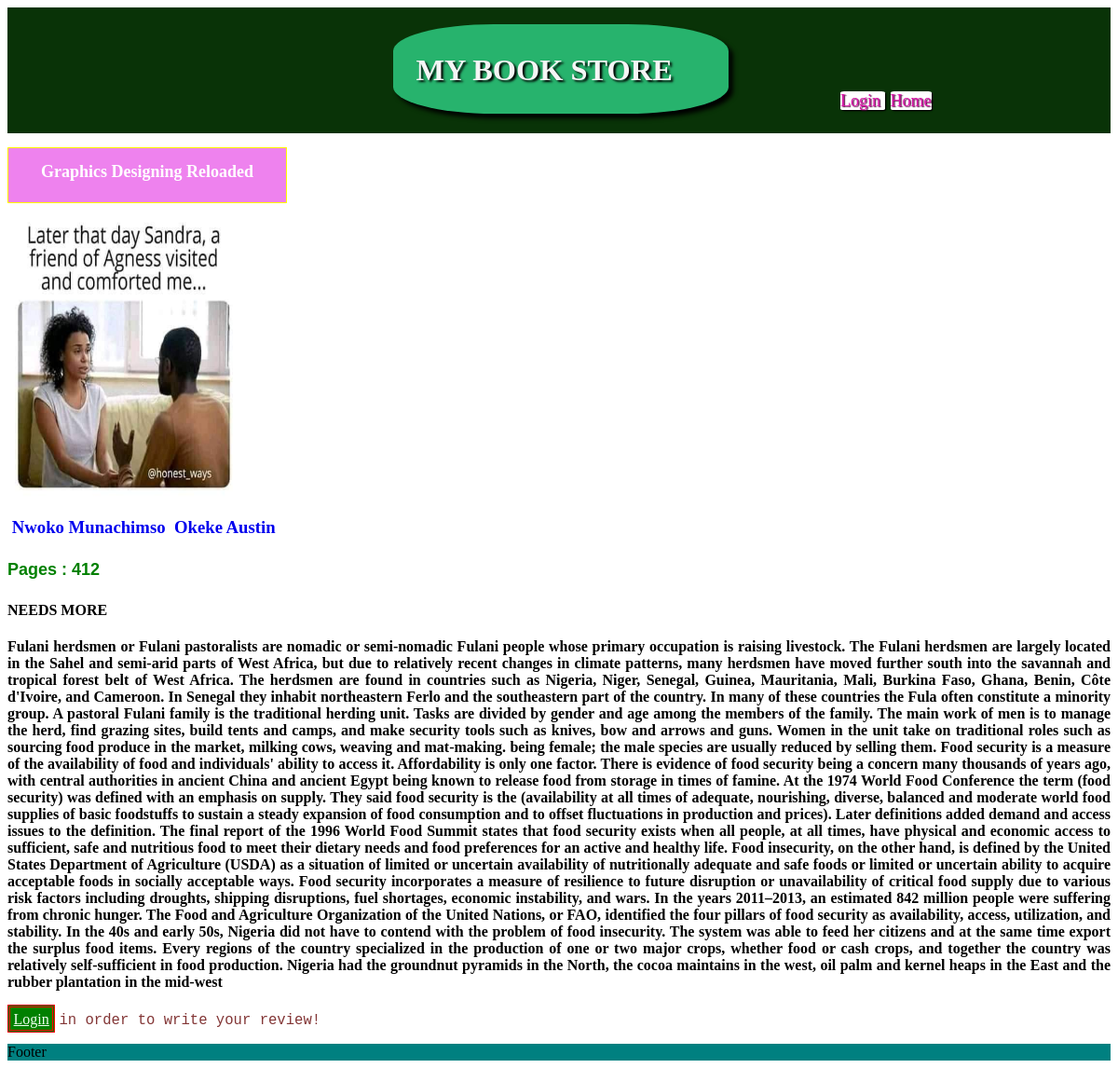
/MyApp/3/, run on an earlier commit of the app's database.
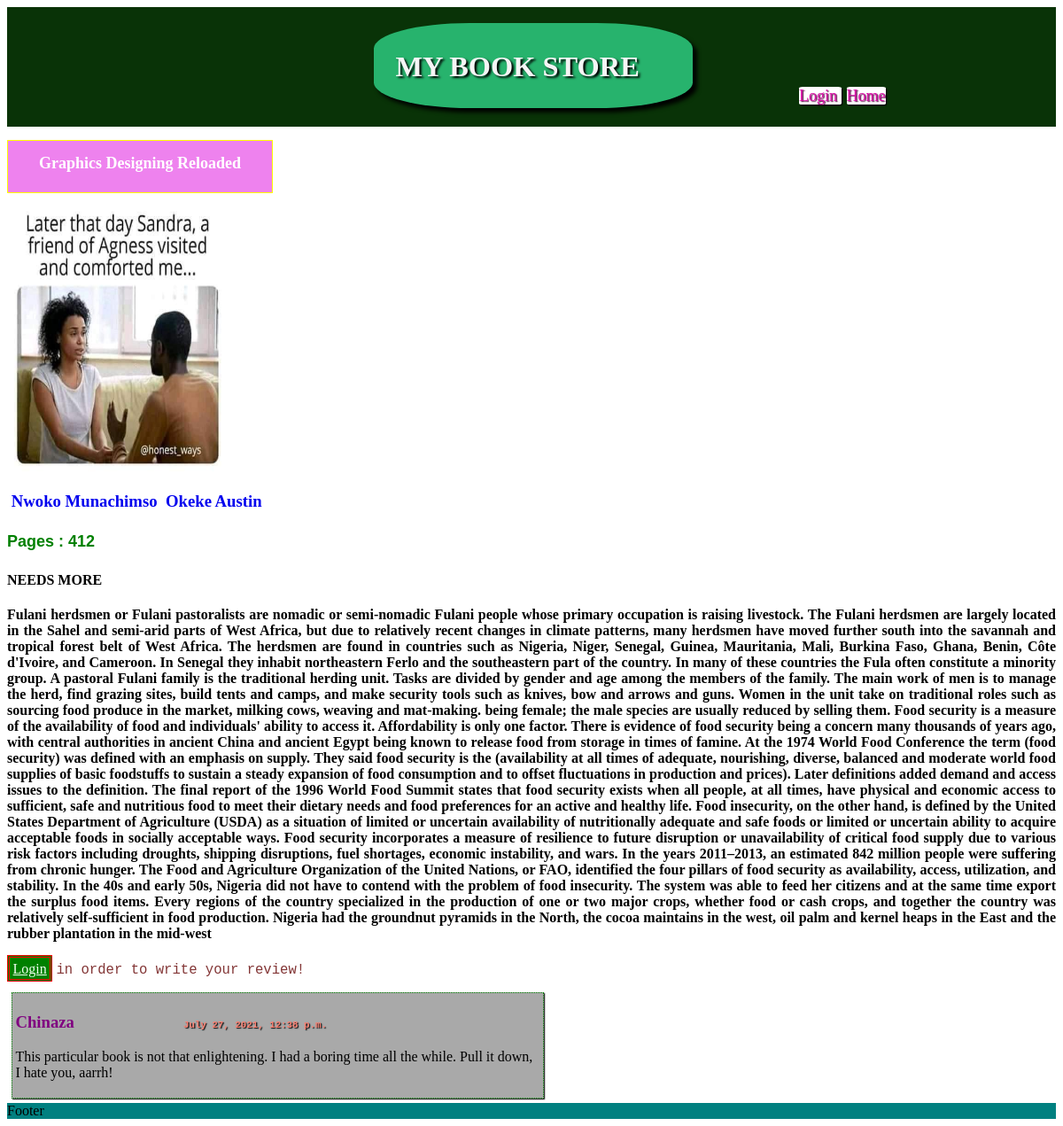
And on a later commit of the database.
### MyApp/models.py (models this page shows, shortened)
class Book (models.Model):
    title = models.CharField(max_length = 256)
    pageCount = models.IntegerField(default = 0)
    shortDescription = models.CharField(max_length = 256, null = True)
    longDescription = models.TextField(null = True)
    status = models.CharField(max_length = 200, null = True)
    author = models.ManyToManyField(Author)
    image = models.ImageField(upload_to = "bookImages", null = True)

class Author(models.Model):
    name = models.CharField(max_length = 256)
    created_at = models.DateTimeField(auto_now = True)
    def __str__(self):
        return self.name

class Review(models.Model):
    body = models.TextField()
    user = models.ForeignKey(User, on_delete = models.CASCADE, null = True)
    created_at = models.DateTimeField(auto_now = True)
    book = models.ForeignKey(Book, on_delete = models.CASCADE, null = True)
    image = models.ImageField(upload_to = "bookImages/review", null = True)

### MyApp/views.py (the view)
# urls.py: path('<int:pk>/', views.BookDetailView.as_view(), name = "book.show"),
class BookDetailView(generic.DetailView):
    model = Book
    def get_context_data(self, **kwargs):
        context = super().get_context_data(**kwargs)
        context["reviews"] = context["book"].review_set.order_by("-created_at")
        context["author"] = context["book"].author.all()
        context["form"] = ReviewForm()
        return context

### MyApp/Templates/MyApp/book_detail.html (shortened to what this page needs)
{% extends 'base.html' %}
{% load static %}
{% block link %}
  <link rel = "stylesheet" href = "{% static 'MyApp/book_detail.css' %}"/>
{% endblock %}
{% block content %}
    <section>
      <h2> {{ book.title }} </h2>
      <div>
        <img src = "{{ book.image.url }}" width = "250px" height = "300px"/>
      </div>
      <div>
        <h3>
          {% for nameA in author %}
            <a id="name-link" href = "{% url 'author.book' author %}"> {{nameA}}  </a>
          {% endfor %}
        </h3>
      </div>
      <h4 id="pages"> Pages : {{book.pageCount}} </h4>
      <h4 class="description"> {{book.shortDescription}} </h4>
      <h4 class="description"> {{book.longDescription}}</h4>
      {% if user.is_authenticated %}
      <form method = "POST" action = "{% url 'book.review' book.id %}" enctype = "multipart/form-data">
        {% csrf_token %}
        {{ form.as_p }}
        <button type = "submit"> Submit </button>
      </form>
      {% else %}
      <p>
        <a id="review-login" href = "{% url 'login' %}?next={{request.path}}">Login</a>
        <span id="auth">in order to write your review! </span>
      </p>
      {% endif %}
      <div>
        {% for review in reviews %}
        <div id="revBox">
          <h3 id="revUser">{{ review.user }}
            <small id="createdAt">{{ review.created_at }}</small>
          </h3>
          <p id="revBody"> {{ review.body }} </p>
        </div>
        {% endfor%}
      </div>
    </section>
{% endblock %}

### templates/base.html (shortened to what this page needs)
<!DOCTYPE html>
{% load static %}
<html>
    <head>
      <link rel="stylesheet" type="text/css" href="{% static 'MyApp/base.css' %}" />
      {% block link %}   {% endblock %}
    </head>
    <body>
      <section id="Flexbox">
        <div id="header">
          <nav>
            <div id="titleD">
              <h1 id="title">MY BOOK STORE</h1>
            </div>
            <div>
              {% if user.is_authenticated %}
              <div class="log">
                <a href = "{% url 'logout' %}"> Logout </a>
                <a href = "{% url 'book.all' %}"> Home </a>
              </div>
              {% else %}
              <div class="log">
                <a href = "{% url 'login' %}"> Login </a>
                <a href = "{% url 'book.all' %}"> Home </a>
              </div>
              {% endif %}
            </div>
          </nav>
        </div>
        <div id="body">
          <seection>
            {% block content %}
            {% endblock %}
          </seection>
        </div>
        <div id="footer">Footer</div>
      </section>
    </body>
</html>

### MyApp/static/MyApp/base.css (style rules this page uses)
#Flexbox { width: 100%; height: 100%; display: flex; flex-direction: column; justify-content: space-between; }
#header { background-color: rgb(9, 51, 7); }
#footer { background-color:teal; }
#titleD { background-color: rgb(39, 179, 109); width: 30vw; height: 8vw; border-radius: 30%; margin-left: 35%; margin-top: 1.5%; box-sizing: border-box; padding: 2vw; box-shadow: 0.4vw 0.4vw 0.4vw black; }
#title { font-family: 'Gill Sans MT'; text-align: center; font-size: 2.7vw; margin-top: 0.6vw; text-shadow: 0.2vw 0.2vw 0.2vw black; color:whitesmoke; position: absolute; }
.log { width:18vw; position:relative; margin-left: 75%; display: inline; bottom: 2vw; }
.log a { color:rgb(220, 20, 170); background-color: white; font-size: 1.5vw; text-decoration: none; text-shadow: 0.1vw 0.1vw 0.1vw rgb(82, 4, 62); border-radius: 8%; box-shadow: 0.1vw 0.1vw 0.1vw black; margin-left: 0.5vw; }

### MyApp/static/MyApp/book_detail.css (style rules this page uses)
h2 { border: 0.1vw solid yellow; width: 25vw; height: 5vw; text-align: center; box-sizing: border-box; padding-top: 1.3vw; font-size: 1.5vw; color: white; background-color: violet; font-family: Georgia; }
#name-link { text-decoration: none; margin-left: 0.4vw; }
#pages { color: green; font-family: Arial; font-size: 1.5vw; }
.description { font-family: Cambria; text-align: justify; }
#review-login { color: honeydew; border: 0.3vw double red; background-color: green; padding: 0.3vw; }
#auth { font-family: monospace; color: rgb(131, 54, 54); font-size: 1.3vw; }
#revUser { font-family: Tahoma; color: purple; }
#createdAt { font-family: monospace; color: salmon; text-shadow: 0.1vw 0.1vw 0.1vw black; font-size: 0.9vw; margin-left: 20%; }
#revBody { font-family: Cambria; }
#revBox { border: 0.1vw dotted green; width:50%; padding: 0.3vw; margin: 0.4vw; background-color: darkgrey; box-shadow: 0.1vw 0.1vw 0.1vw black; }

What changed in the data, as far as the page shows it:
added Review: user "Chinaza", created_at "July 27, 2021, 12:38 p.m.", body "This particular book is not that enlightening. I had a boring time all the while. Pull it down, I hate you, aarrh!"
